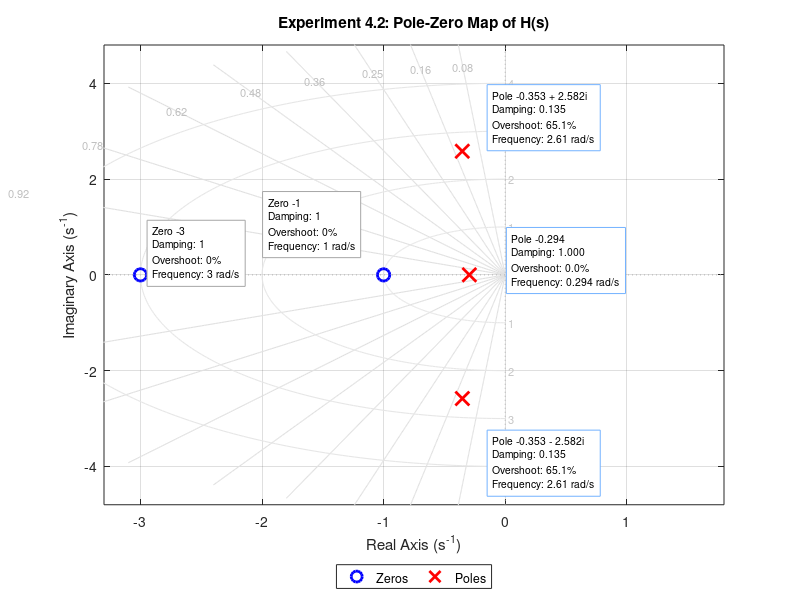

This chart was generated by the following MATLAB code:
clc;
clear;
close all;

%% ====================================
% Numerator and denominator
%% ====================================

num = [1 4 3];
den = [1 1 7 2];

%% ====================================
% Compute zeros and poles
%% ====================================

z = roots(num);
p = roots(den);

%% ====================================
% Enhanced pole-zero map
%% ====================================

figure;
hold on;

% Damping-ratio rays and natural-frequency arcs, drawn manually so the
% figure remains available without Control System Toolbox.
zeta_values = [0.08 0.16 0.25 0.36 0.48 0.62 0.78 0.92];
wn_values = 1:4;
xlim_values = [-3.3 1.8];
ylim_values = [-4.8 4.8];

for i = 1:length(zeta_values)
    zeta = zeta_values(i);
    theta = acos(zeta);
    r = linspace(0, 5, 200);
    x = -r*cos(theta);
    y = r*sin(theta);
    plot(x, y, '-', 'Color', [0.88 0.88 0.88], 'LineWidth', 0.8, 'HandleVisibility', 'off');
    plot(x, -y, '-', 'Color', [0.88 0.88 0.88], 'LineWidth', 0.8, 'HandleVisibility', 'off');

    label_r = 4.35;
    text(-label_r*cos(theta), label_r*sin(theta), sprintf('%.2f', zeta), ...
        'Color', [0.75 0.75 0.75], 'FontSize', 8, ...
        'HorizontalAlignment', 'center', 'HandleVisibility', 'off');
end

phi = linspace(pi/2, 3*pi/2, 250);
for i = 1:length(wn_values)
    wn = wn_values(i);
    plot(wn*cos(phi), wn*sin(phi), '-', 'Color', [0.90 0.90 0.90], ...
        'LineWidth', 0.8, 'HandleVisibility', 'off');
    text(0.03, wn, sprintf('%d', wn), 'Color', [0.78 0.78 0.78], ...
        'FontSize', 8, 'HandleVisibility', 'off');
    text(0.03, -wn, sprintf('%d', wn), 'Color', [0.78 0.78 0.78], ...
        'FontSize', 8, 'HandleVisibility', 'off');
end

plot([xlim_values(1) xlim_values(2)], [0 0], ':', 'Color', [0.70 0.70 0.70], ...
    'HandleVisibility', 'off');
plot([0 0], [ylim_values(1) ylim_values(2)], ':', 'Color', [0.70 0.70 0.70], ...
    'HandleVisibility', 'off');

zero_handle = plot(real(z), imag(z), 'ob', 'MarkerSize', 9, ...
    'LineWidth', 2, 'DisplayName', 'Zeros');
pole_handle = plot(real(p), imag(p), 'xr', 'MarkerSize', 10, ...
    'LineWidth', 2, 'DisplayName', 'Poles');

% Annotation boxes for zeros.
for i = 1:length(z)
    info = sprintf('Zero %.0f\nDamping: 1\nOvershoot: 0%%\nFrequency: %.3g rad/s', ...
        real(z(i)), abs(real(z(i))));

    if real(z(i)) < -2
        text_pos = [real(z(i))+0.10, imag(z(i))+0.45];
    else
        text_pos = [real(z(i))-0.95, imag(z(i))+1.05];
    end

    text(text_pos(1), text_pos(2), info, ...
        'FontSize', 7.5, 'BackgroundColor', 'w', 'EdgeColor', [0.65 0.65 0.65], ...
        'Margin', 4, 'Interpreter', 'none', 'HandleVisibility', 'off');
end

% Annotation boxes for poles.
for i = 1:length(p)
    sigma = real(p(i));
    omega_d = imag(p(i));
    wn = abs(p(i));
    zeta = -sigma / wn;

    if zeta > 0 && zeta < 1
        overshoot = exp(-zeta*pi/sqrt(1-zeta^2)) * 100;
    else
        overshoot = 0;
    end

    if abs(omega_d) < 1e-10
        pole_label = sprintf('Pole %.3f', sigma);
    elseif omega_d > 0
        pole_label = sprintf('Pole %.3f + %.3fi', sigma, omega_d);
    else
        pole_label = sprintf('Pole %.3f - %.3fi', sigma, abs(omega_d));
    end

    info = sprintf('%s\nDamping: %.3f\nOvershoot: %.1f%%\nFrequency: %.3g rad/s', ...
        pole_label, zeta, overshoot, wn);

    if omega_d > 0
        offset = [0.25 0.70];
    elseif omega_d < 0
        offset = [0.25 -1.35];
    else
        offset = [0.35 0.30];
    end

    text(real(p(i))+offset(1), imag(p(i))+offset(2), info, ...
        'FontSize', 7.5, 'BackgroundColor', 'w', 'EdgeColor', [0.45 0.70 1.00], ...
        'Margin', 4, 'Interpreter', 'none', 'HandleVisibility', 'off');
end

grid on;
box on;
xlim(xlim_values);
ylim(ylim_values);

xlabel('Real Axis (s^{-1})');
ylabel('Imaginary Axis (s^{-1})');
title('Experiment 4.2: Pole-Zero Map of H(s)');
legend([zero_handle pole_handle], 'Location', 'southoutside', 'Orientation', 'horizontal');

%% ====================================
% Display values
%% ====================================

disp('Zeros:');
disp(z);

disp('Poles:');
disp(p);

for i = 1:length(p)
    sigma = real(p(i));
    wn = abs(p(i));
    zeta = -sigma / wn;
    fprintf('Pole %d: damping ratio = %.4f, natural frequency = %.4f rad/s\n', ...
        i, zeta, wn);
end

if all(real(p) < 0)
    disp('Stability: stable because all poles lie in the left half-plane.');
else
    disp('Stability: unstable because at least one pole is not in the left half-plane.');
end
